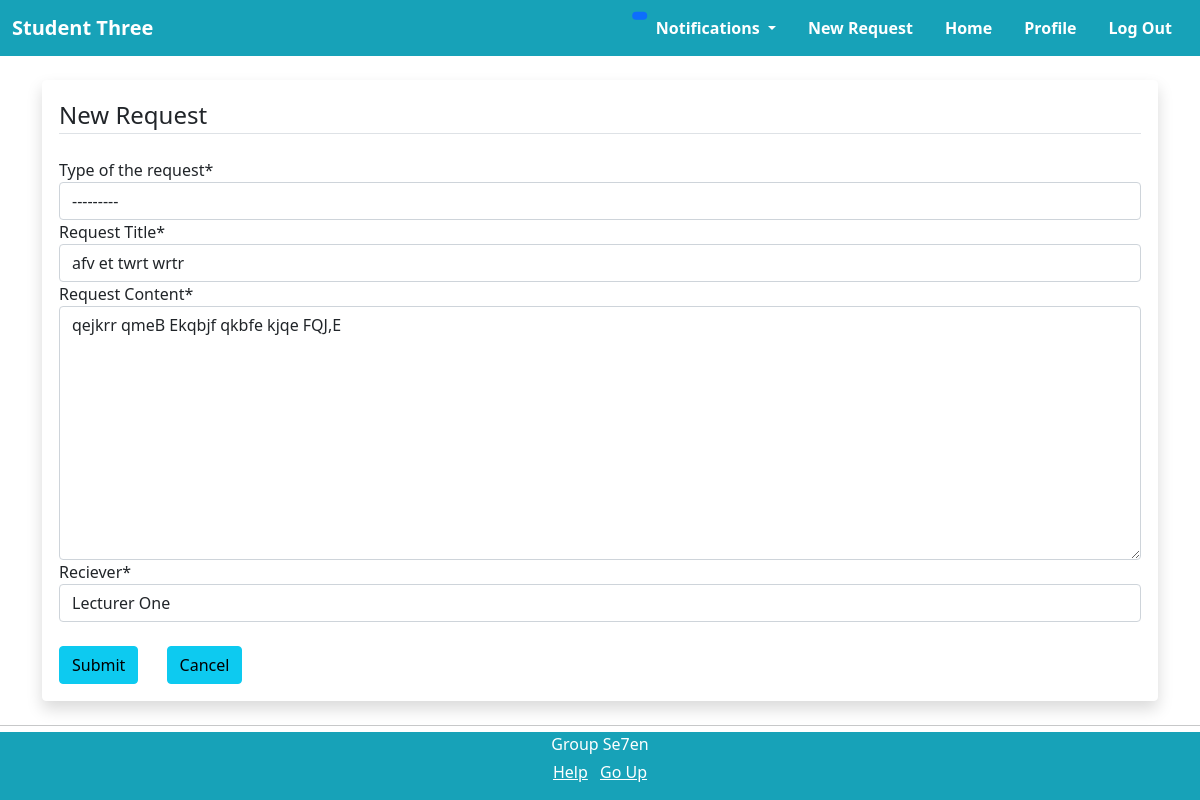
The app's page /requester/request/4/update/ (signed in) with its own data.
### users/models.py (models this page shows, shortened)
class CustomUser(AbstractUser):
    username = None
    email = models.EmailField(_('email address'), unique=True)
    USERNAME_FIELD = 'email'
    REQUIRED_FIELDS = []
    objects = CustomUserManager()
    def __str__(self):
        if (self.groups.filter(name='Lecturer').exists()):
            return self.lecturerprofile.firstName + " " + self.lecturerprofile.lastName
        elif (self.groups.filter(name='Student').exists()):
            return self.studentprofile.firstName + " " + self.studentprofile.lastName
        else:
            return ""

class Profile(models.Model):
    firstName = models.CharField(max_length=50, verbose_name="First Name")
    lastName = models.CharField(max_length=50, verbose_name="Last Name")
    image = models.ImageField(default='defaultDP.jpg', upload_to='profile_pics', verbose_name="Profile Picture")
    class Meta:
        abstract = True

class StudentProfile(Profile):
    DEPARTMENT_CHOICES = [
    ('EN', 'ENTC'),
    ('CS', 'CSE'),
    ('BM', 'BM'),
    ('ME', 'ME'),
    ('MT', 'MT'),
    ('CH', 'CH'),
    ('EE', 'EE'),
    ('CE', 'CE')
    ]
    user = models.OneToOneField(CustomUser, on_delete=models.CASCADE, related_name="studentprofile")
    indexNo = models.CharField(max_length=7, verbose_name="Index Number")
    department = models.CharField(max_length=2, choices=DEPARTMENT_CHOICES, verbose_name="Department")
    contactNo = models.CharField(max_length=10, verbose_name="Contact Number")

### requester/models.py (models this page shows, shortened)
class StudentRequest(models.Model):
    TYPE_CHOICES = [
        ('SD', 'Extending Deadline'),
        ('LR', 'Leave Request'),
        ('RL', 'Rescheduling of a Lecture'),
        ('MR', 'Miscellaneous Request')
    ]
    ACCEPT_STATUS = [
        ('PN', 'Pending'),
        ('AC', 'Accepted'),
        ('RJ', 'Rejected')
    ]
    requestType = models.CharField(max_length=2, choices=TYPE_CHOICES,  verbose_name="Type of the request")
    title = models.CharField(max_length=100, verbose_name="Request Title")
    content = models.TextField(verbose_name="Request Content")
    date_posted = models.DateTimeField(default=timezone.now)
    author = models.ForeignKey(CustomUser, related_name="student_requests", on_delete=models.CASCADE, limit_choices_to={'groups__name': 'Student'})
    reciever = models.ForeignKey(CustomUser, related_name="lecturer_requests", on_delete=models.CASCADE,  verbose_name="Reciever", limit_choices_to={'groups__name': 'Lecturer'})
    accept_status = models.CharField(max_length=2, choices=ACCEPT_STATUS, default='PN')
    attachments = models.FileField(upload_to="request_attachments", verbose_name="Attachments", blank=True ,null=True)

### requester/views.py (the view, shortened to what this page needs)
# urls.py: path('request/<int:pk>/update/', RequestUpdateView.as_view(), name='request-update'),# url to request update page
class RequestUpdateView(LoginRequiredMixin, UserPassesTestMixin, UpdateView):
  model = StudentRequest
  fields = ['requestType', 'title', 'content', 'reciever']
  def test_func(self):
    request = self.get_object()
    if ((self.request.user == request.author) and (StudentRequest.objects.filter(id = self.kwargs['pk']).first().accept_status == 'PN')):
      return True
    return False

### requester/templates/requester/studentrequest_form.html (shortened to what this page needs)
{% extends "requester/base.html" %}
{% load crispy_forms_tags %}
{% block content %}
<div class='container'>
    <div>
        <form class="container bg-white border border-white shadow p-3 bg-body rounded m-4 mx-auto" method="POST" enctype="multipart/form-data">
            <fieldset class="form-group">
                <legend class="border-bottom mb-4">New Request</legend>
                {{ form|crispy }}
            </fieldset>
            <div>
                <button class="btn btn-info mt-4" type="submit">Submit</button>
                <a class="btn btn-info mt-4 mx-4"  href="{% url 'requester-home' %}" >Cancel</a>
            </div>
        </form>
    </div>
</div>
{% endblock content %}

### requester/templates/requester/base.html (shortened to what this page needs)
{% load notifications_tags %}
{% load static%}
<!doctype html>
<html lang="en">
  <head>
    <link href="https://cdn.jsdelivr.net/npm/bootstrap@5.0.0-beta1/dist/css/bootstrap.min.css" rel="stylesheet">
    <link rel="stylesheet" href="https://cdnjs.cloudflare.com/ajax/libs/font-awesome/4.7.0/css/font-awesome.min.css">
  </head>
  <body class="pt-5">
    <nav class="navbar fixed-top navbar-expand-sm navbar-dark">
      <div class="container-fluid">
        <a class="navbar-brand fw-bold text-white" href="{% url 'requester-home' %}">
            {{ user }}
        </a>
        <div class="collapse navbar-collapse justify-content-end" id="navbarSupportedContent">
          <ul class="nav fw-bold text-white">
            <li class="nav-item dropdown">
              <a class="nav-link dropdown-toggle text-reset text-white" href="#" id="navbarDropdown" role="button" data-bs-toggle="dropdown" aria-expanded="false">
                Notifications
                <span class="position-absolute top-1 start-0 translate-middle badge rounded-pill bg-primary">
                </span>
              </a>
            </li>
            {% ifequal user.groups.all.0|stringformat:"s" 'Student' %}
            <li class="nav-item">
              <a class="nav-link text-reset" href="{% url 'request-create' %}">New Request</a>
            </li>
            {% endifequal %}
            <li class="nav-item">
              <a class="nav-link text-reset" href="{% url 'requester-home' %}">Home</a>
            </li>
            <li class="nav-item">
              <a class="nav-link text-reset" href="{% url 'profile' %}" tabindex="-1" aria-disabled="true">Profile</a>
            </li>
            <li class="nav-item">
              <a class="nav-link text-reset" href="{% url 'logout' %}">Log Out</a>
            </li>
          </ul>
        </div>
      </div>
    </nav>
    <div class="container-fluid background pt-2">
        {% block content %}{% endblock %}
    </div>
    <hr>
    <div class="mt-4 container-fluid footer text-center fixed-bottom">
      <p class="mb-1 text-white">Group Se7en</p>
      <ul class="list-inline text-white">
        <li class="list-inline-item"><a class="text-reset" href="#">Help</a></li>
        <li class="list-inline-item"><a class="text-reset" href="#">Go Up</a></li>
      </ul>
    </div>
  </body>
</html>

### requester/templates/requester/base.html (style rules this page uses)
.navbar { background-color: #17a2b8; }
.footer { background-color: #17a2b8; }
.background { background-color: #ffffff; }

### records on screen
CustomUser: id.lastName "Student Three"
StudentRequest: requestType "---------", title "afv et twrt wrtr", content "qejkrr qmeB Ekqbjf qkbfe kjqe FQJ,E", reciever "Lecturer One"
